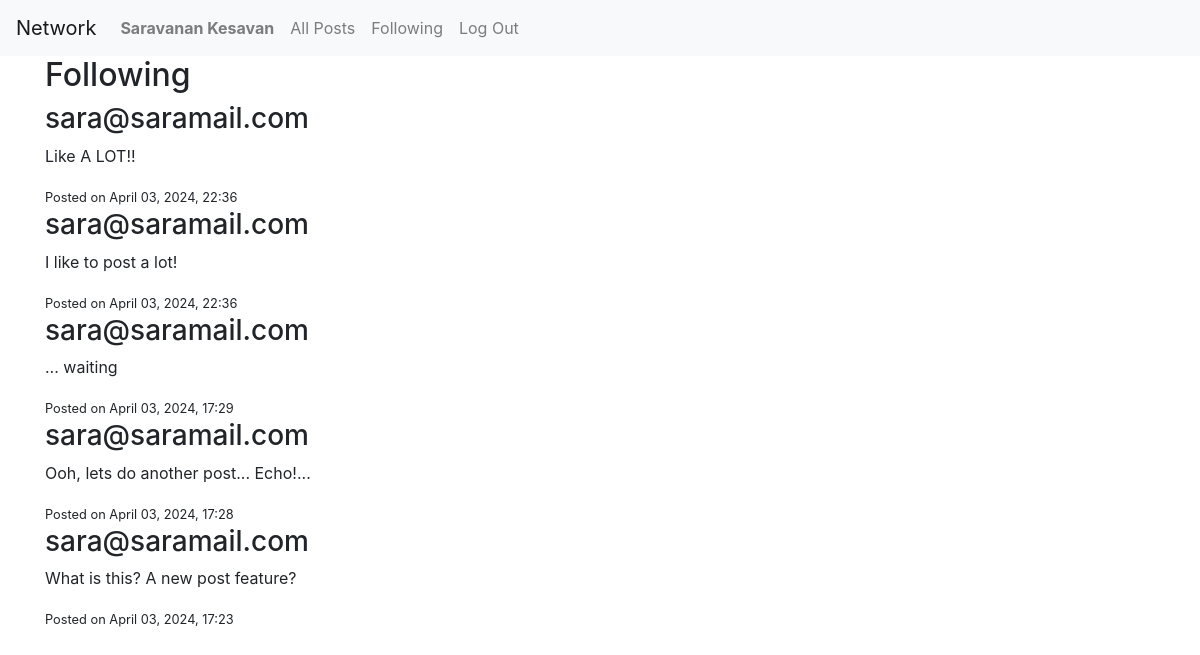
The page /following (signed in) on the database its author committed.
### network/models.py (models this page shows, shortened)
class User(AbstractUser):
    followers = models.ManyToManyField('self', symmetrical=False, related_name='following', blank=True)

class Post(models.Model):
    content = models.TextField()
    creator = models.ForeignKey(User, on_delete=models.CASCADE, related_name="posts")
    timestamp = models.DateTimeField(auto_now_add=True)
    likes = models.ManyToManyField(User, related_name="liked_posts", blank=True)

### network/views.py (the view)
# urls.py: path("following", views.following, name="following"),
@login_required
def following(request):
    user = request.user
    following_users = user.following.all()
    posts_list = Post.objects.filter(creator__in=following_users).order_by('-timestamp')
    paginator = Paginator(posts_list, 10)  # Show 10 posts per page
    page_number = request.GET.get('page')
    posts = paginator.get_page(page_number)
    return render(request, 'network/following.html', {'posts': posts})

### network/templates/network/following.html (shortened to what this page needs)
{% extends "network/layout.html" %}
{% block body %}
    <div class="container">
        <h2>Following</h2>
        {% if posts %}
            {% for post in posts %}
                <div class="post">
                    <h3>{{ post.creator.username }}</h3>
                    <p>{{ post.content }}</p>
                    <small>Posted on {{ post.timestamp|date:"F d, Y, H:i" }}</small>
                </div>
            {% endfor %}
        {% else %}
            <p>You are not following anyone yet.</p>
        {% endif %}
    </div>
{% endblock %}

### network/templates/network/layout.html (shortened to what this page needs)
{% load static %}
<!DOCTYPE html>
<html lang="en">
    <head>
        <link rel="stylesheet" href="https://stackpath.bootstrapcdn.com/bootstrap/4.4.1/css/bootstrap.min.css">
        <link href="{% static 'network/styles.css' %}" rel="stylesheet">
    </head>
    <body>
        <nav class="navbar navbar-expand-lg navbar-light bg-light">
            <a class="navbar-brand" href="{% url 'index' %}">Network</a>
            <div>
              <ul class="navbar-nav mr-auto">
                {% if user.is_authenticated %}
                    <li class="nav-item">
                        <a class="nav-link" href="{% url 'profile' username=user.username %}"><strong>{{ user.username }}</strong></a>
                    </li>
                {% endif %}
                {% if user.is_authenticated %}
                    <li class="nav-item">
                        <a class="nav-link" href="{% url 'index' %}">All Posts</a>
                    </li>
                    <li class="nav-item">
                        <a class="nav-link" href="{% url 'following' %}">Following</a>
                    </li>
                    <li class="nav-item">
                        <a class="nav-link" href="{% url 'logout' %}">Log Out</a>
                    </li>
                {% endif %}
              </ul>
            </div>
          </nav>
        {% block body %}
        {% endblock %}
    </body>
</html>

### rows shown on the page
User: username "Saravanan Kesavan"
Post: creator.username "sara@saramail.com", content "Like A LOT!!", timestamp "April 03, 2024, 22:36"
Post: creator.username "sara@saramail.com", content "I like to post a lot!", timestamp "April 03, 2024, 22:36"
Post: creator.username "sara@saramail.com", content "... waiting", timestamp "April 03, 2024, 17:29"
Post: creator.username "sara@saramail.com", content "Ooh, lets do another post... Echo!...", timestamp "April 03, 2024, 17:28"
Post: creator.username "sara@saramail.com", content "What is this? A new post feature?", timestamp "April 03, 2024, 17:23"
